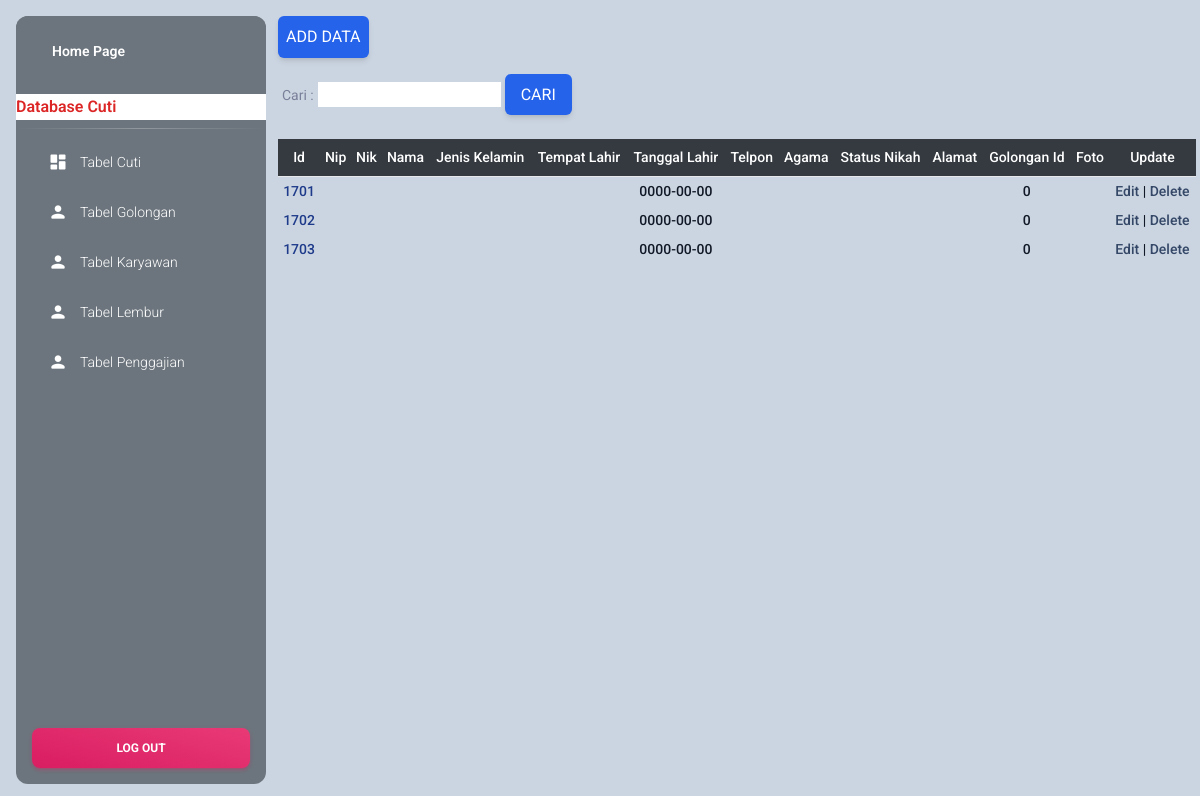
/public/karyawan/karyawan.php, run on the app's committed database.
### tables this page shows
CREATE TABLE `karyawan` (
  `id` int(11) UNSIGNED NOT NULL,
  `nip` varchar(12) NOT NULL,
  `nik` varchar(12) NOT NULL,
  `nama` varchar(100) NOT NULL,
  `jenis_kelamin` enum('pria','wanita') NOT NULL,
  `tempat_lahir` varchar(100) NOT NULL,
  `tanggal_lahir` date NOT NULL,
  `telpon` varchar(12) NOT NULL,
  `agama` varchar(15) NOT NULL,
  `status_nikah` enum('belum nikah','nikah') NOT NULL,
  `alamat` text NOT NULL,
  `golongan_id` int(11) UNSIGNED NOT NULL,
  `foto` varchar(150) NOT NULL
);

### public/karyawan/karyawan.php (the view, shortened to what this page needs)
<?php
include_once("../../config/config.php");
?>
<!DOCTYPE html>
<html lang="en">
  <head>
    <link rel="stylesheet" href="../css/style.css">
    <link href="../../aset/css/nucleo-icons.css" rel="stylesheet" />
    <link href="../../aset/css/nucleo-svg.css" rel="stylesheet" />
    <link id="pagestyle" href="../../aset/css/material-dashboard.css?v=3.0.4" rel="stylesheet" />
  </head>
  <body class="g-sidenav-show" >
    <div class="bg-slate-300 py-25 px-1 min-h-screen">
      <aside class="sidenav navbar navbar-vertical navbar-expand-xs border-0 border-radius-xl my-3 fixed-start ms-3  bg-gray-600" id="sidenav-main">
        <div class="sidenav-header bg-gray-600">
          <a class="navbar-brand m-0" href="../../login/homepage.php" >
            <span class="ms-1 font-weight-bold text-white">Home Page</span>
          </a>
        </div>
        <marquee class="bg-white" scrollamount="2"><h6 class="text-red-600" >Database Cuti</h6></marquee>
        <hr class="horizontal light mt-0 mb-2">
        <div class="collapse navbar-collapse  w-auto " id="sidenav-collapse-main">
          <ul class="navbar-nav">
            <li class="nav-item">
              <a class="nav-link text-white " href="../cuti/cuti.php">
                <div class="text-white text-center me-2 d-flex align-items-center justify-content-center">
                  <i class="material-icons opacity-10">dashboard</i>
                </div>
                <span class="nav-link-text ms-1">Tabel Cuti</span>
              </a>
            </li>
            <li class="nav-item">
              <a class="nav-link text-white " href="../golongan/golongan.php">
                <div class="text-white text-center me-2 d-flex align-items-center justify-content-center">
                  <i class="material-icons opacity-10">person</i>
                </div>
                <span class="nav-link-text ms-1">Tabel Golongan</span>
              </a>
            </li>
            <li class="nav-item">
              <a class="nav-link text-white " href="karyawan.php">
                <div class="text-white text-center me-2 d-flex align-items-center justify-content-center">
                  <i class="material-icons opacity-10">person</i>
                </div>
                <span class="nav-link-text ms-1">Tabel Karyawan</span>
              </a>
            </li>
            <li class="nav-item">
              <a class="nav-link text-white " href="../lembur/lembur.php">
                <div class="text-white text-center me-2 d-flex align-items-center justify-content-center">
                  <i class="material-icons opacity-10">person</i>
                </div>
                <span class="nav-link-text ms-1">Tabel Lembur</span>
              </a>
            </li>
            <li class="nav-item">
              <a class="nav-link text-white " href="../penggajian/penggajian.php">
                <div class="text-white text-center me-2 d-flex align-items-center justify-content-center">
                  <i class="material-icons opacity-10">person</i>
                </div>
                <span class="nav-link-text ms-1">Tabel Penggajian</span>
              </a>
            </li>
            <div class="sidenav-footer position-absolute w-100 bottom-0 ">
              <div class="mx-3">
                <a class="btn bg-gradient-primary mt-4 w-100" href="../../login/logout.php" type="button">Log Out</a>
              </div>
            </div>
          </ul>
        </div>
      </aside>
      <main class="main-content border-radius-lg ">
      <div class="py-3">
        <a href="add.php"
          type="submit"
          class="inline-block px-2 py-2
          bg-blue-600
          text-white uppercase rounded shadow-md
          hover:bg-blue-700 hover:shadow-lg
          focus:bg-blue-700 focus:shadow-lg
          focus:outline-none focus:ring-0
          active:bg-blue-800 active:shadow-lg"
          data-mdb-ripple="true"
          data-mdb-ripple-color="light">Add Data
        </a>
      </div>
      <form method="get">
        <label>Cari : </label>
        <input type="text" name="cari">
        <input
          href="../public/karyawan/add.php"
          type="submit"
          value="Cari"
          class="inline-block px-3 py-2
          bg-blue-600
          text-white uppercase rounded shadow-md
          hover:bg-blue-700 hover:shadow-lg
          focus:bg-blue-700 focus:shadow-lg
          focus:outline-none focus:ring-0
          active:bg-blue-800 active:shadow-lg"
          data-mdb-ripple="true"
          data-mdb-ripple-color="light"
        >
        </form>
      <div class="flex flex-col">
        <div class="overflow-x-auto sm:-mx-6 lg:-mx-8">
          <div class="py-4 inline-block min-w-full sm:px-6 lg:px-8">
            <div class="overflow-hidden">
              <table class="min-w-full text-center">
                <thead class="border-b bg-gray-800">
                  <tr>
                    <th scope="col" class="text-sm font-medium text-white px-1 py-2">Id</th>
                    <th scope="col" class="text-sm font-medium text-white px-1 py-2">Nip</th>
                    <th scope="col" class="text-sm font-medium text-white px-1 py-2">Nik</th>
                    <th scope="col" class="text-sm font-medium text-white px-1 py-2">Nama</th>
                    <th scope="col" class="text-sm font-medium text-white px-1 py-2">Jenis Kelamin</th>
                    <th scope="col" class="text-sm font-medium text-white px-1 py-2">Tempat Lahir</th>
                    <th scope="col" class="text-sm font-medium text-white px-1 py-2">Tanggal Lahir</th>
                    <th scope="col" class="text-sm font-medium text-white px-1 py-2">Telpon</th>
                    <th scope="col" class="text-sm font-medium text-white px-1 py-2">Agama</th>
                    <th scope="col" class="text-sm font-medium text-white px-1 py-2">Status Nikah</th>
                    <th scope="col" class="text-sm font-medium text-white px-1 py-2">Alamat</th>
                    <th scope="col" class="text-sm font-medium text-white px-1 py-2">Golongan Id</th>
                    <th scope="col" class="text-sm font-medium text-white px-1 py-2">Foto</th>
                    <th scope="col" class="text-sm font-medium text-white px-1 py-2">Update</th>
                  </tr>
                </thead>
                <tbody>
                  <tr class="bg-white border-b">
                    <?php
                      if(isset($_GET['cari'])){
                        $cari = $_GET['cari'];
                        $result3 = mysqli_query($mysqli,"select * from karyawan where id like '%".$cari."%'");
                      }
                      else{
                        $result3= mysqli_query($mysqli, "SELECT * FROM karyawan order BY id asc");
                      }
                      while($user_data = mysqli_fetch_array($result3)) {
                        echo "<tr>";
                        echo "<td class='px-1 py-1 whitespace-nowrap text-sm font-medium text-blue-900'>".$id = $user_data['id']."</td>";
                        echo "<td class='px-1 py-1 whitespace-nowrap text-sm font-medium text-gray-900'>".$nip = $user_data['nip']."</td>";
                        echo "<td class='px-1 py-1 whitespace-nowrap text-sm font-medium text-gray-900'>".$nik = $user_data['nik']."</td>";
	                      echo "<td class='px-1 py-1 whitespace-nowrap text-sm font-medium text-gray-900'>".$nama = $user_data['nama']."</td>";
                        echo "<td class='px-1 py-1 whitespace-nowrap text-sm font-medium text-gray-900'>".$jenis_kelamin = $user_data['jenis_kelamin']."</td>";
	                      echo "<td class='px-1 py-1 whitespace-nowrap text-sm font-medium text-gray-900'>".$tempat_lahir = $user_data['tempat_lahir']."</td>";
                        echo "<td class='px-1 py-1 whitespace-nowrap text-sm font-medium text-gray-900'>".$tanggal_lahir = $user_data['tanggal_lahir']."</td>";
                        echo "<td class='px-1 py-1 whitespace-nowrap text-sm font-medium text-gray-900'>".$telpon = $user_data['telpon']."</td>";
                        echo "<td class='px-1 py-1 whitespace-nowrap text-sm font-medium text-gray-900'>".$agama = $user_data['agama']."</td>";
                        echo "<td class='px-1 py-1 whitespace-nowrap text-sm font-medium text-gray-900'>".$status_nikah = $user_data['status_nikah']."</td>";
                        echo "<td class='px-1 py-1 whitespace-nowrap text-sm font-medium text-gray-900'>".$alamat = $user_data['alamat']."</td>";
                        echo "<td class='px-1 py-1 whitespace-nowrap text-sm font-medium text-gray-900'>".$golongan_id = $user_data['golongan_id']."</td>";
                        echo "<td class='px-1 py-1 whitespace-nowrap text-sm font-medium text-gray-900'>".$foto = $user_data['foto']."</td>";
                        echo "<td class='px-1 py-1 whitespace-nowrap text-sm font-medium text-gray-900'> <a  href='edit.php?id=$user_data[id]'>Edit</a> | <a href='delete.php?id=$user_data[id]'>Delete</a></td></tr>";
                      }
                    ?>
                  </tr>
                </tbody>
              </table>
            </div>
          </div>
        </div>
      </div>
    </div>
  </body>
</html>

### public/css/style.css (style rules this page uses)
html { line-height: 1.5; -webkit-text-size-adjust: 100%; -moz-tab-size: 4; -o-tab-size: 4; tab-size: 4; font-family: ui-sans-serif, system-ui, -apple-system, BlinkMacSystemFont, "Segoe UI", Roboto, "Helvetica Neue", Arial, "Noto Sans", sans-serif, "Apple Color Emoji", "Segoe UI Emoji", "Segoe UI Symbol", "Noto Color Emoji"; }
body { margin: 0; line-height: inherit; }
hr { height: 0; color: inherit; border-top-width: 1px; }
h1, h2, h3, h4, h5, h6 { font-size: inherit; font-weight: inherit; }
a { color: inherit; text-decoration: inherit; }
table { text-indent: 0; border-color: inherit; border-collapse: collapse; }
button, input, optgroup, select, textarea { font-family: inherit; font-size: 100%; font-weight: inherit; line-height: inherit; color: inherit; margin: 0; padding: 0; }
button, [type='button'], [type='reset'], [type='submit'] { -webkit-appearance: button; background-color: transparent; background-image: none; }
blockquote, dl, dd, h1, h2, h3, h4, h5, h6, hr, figure, p, pre { margin: 0; }
ol, ul, menu { list-style: none; margin: 0; padding: 0; }
input::placeholder, textarea::placeholder { opacity: 1; color: #9ca3af; }
.bottom-0 { bottom: 0px; }
.m-0 { margin: 0px; }
.my-3 { margin-top: 0.75rem; margin-bottom: 0.75rem; }
.mx-3 { margin-left: 0.75rem; margin-right: 0.75rem; }
.mt-0 { margin-top: 0px; }
.mb-2 { margin-bottom: 0.5rem; }
.mt-4 { margin-top: 1rem; }
.inline-block { display: inline-block; }
.flex { display: flex; }
.min-h-screen { min-height: 100vh; }
.w-auto { width: auto; }
.min-w-full { min-width: 100%; }
.flex-col { flex-direction: column; }
.overflow-hidden { overflow: hidden; }
.overflow-x-auto { overflow-x: auto; }
.whitespace-nowrap { white-space: nowrap; }
.rounded { border-radius: 0.25rem; }
.border-0 { border-width: 0px; }
.border-b { border-bottom-width: 1px; }
.bg-white { --tw-bg-opacity: 1; background-color: rgb(255 255 255 / var(--tw-bg-opacity)); }
.bg-blue-600 { --tw-bg-opacity: 1; background-color: rgb(37 99 235 / var(--tw-bg-opacity)); }
.bg-slate-300 { --tw-bg-opacity: 1; background-color: rgb(203 213 225 / var(--tw-bg-opacity)); }
.bg-gray-600 { --tw-bg-opacity: 1; background-color: rgb(75 85 99 / var(--tw-bg-opacity)); }
.bg-gray-800 { --tw-bg-opacity: 1; background-color: rgb(31 41 55 / var(--tw-bg-opacity)); }
.px-1 { padding-left: 0.25rem; padding-right: 0.25rem; }
.py-2 { padding-top: 0.5rem; padding-bottom: 0.5rem; }
.px-2 { padding-left: 0.5rem; padding-right: 0.5rem; }
.px-3 { padding-left: 0.75rem; padding-right: 0.75rem; }
.py-3 { padding-top: 0.75rem; padding-bottom: 0.75rem; }
.py-4 { padding-top: 1rem; padding-bottom: 1rem; }
.py-1 { padding-top: 0.25rem; padding-bottom: 0.25rem; }
.text-center { text-align: center; }
.text-sm { font-size: 0.875rem; line-height: 1.25rem; }
.font-medium { font-weight: 500; }
.uppercase { text-transform: uppercase; }
.text-white { --tw-text-opacity: 1; color: rgb(255 255 255 / var(--tw-text-opacity)); }
.text-red-600 { --tw-text-opacity: 1; color: rgb(220 38 38 / var(--tw-text-opacity)); }
.text-gray-900 { --tw-text-opacity: 1; color: rgb(17 24 39 / var(--tw-text-opacity)); }
.text-blue-900 { --tw-text-opacity: 1; color: rgb(30 58 138 / var(--tw-text-opacity)); }
.opacity-10 { opacity: 0.1; }
.shadow-md { --tw-shadow: 0 4px 6px -1px rgb(0 0 0 / 0.1), 0 2px 4px -2px rgb(0 0 0 / 0.1); --tw-shadow-colored: 0 4px 6px -1px var(--tw-shadow-color), 0 2px 4px -2px var(--tw-shadow-color); box-shadow: var(--tw-ring-offset-shadow, 0 0 #0000), var(--tw-ring-shadow, 0 0 #0000), var(--tw-shadow); }
@media (min-width: 640px) { .sm\:-mx-6 { margin-left: -1.5rem; margin-right: -1.5rem; } }
@media (min-width: 640px) { .sm\:px-6 { padding-left: 1.5rem; padding-right: 1.5rem; } }
@media (min-width: 1024px) { .lg\:-mx-8 { margin-left: -2rem; margin-right: -2rem; } }
@media (min-width: 1024px) { .lg\:px-8 { padding-left: 2rem; padding-right: 2rem; } }

### data on the page
karyawan: id "1701", tanggal_lahir "0000-00-00", golongan "0"
karyawan: id "1702", tanggal_lahir "0000-00-00", golongan "0"
karyawan: id "1703", tanggal_lahir "0000-00-00", golongan "0"
